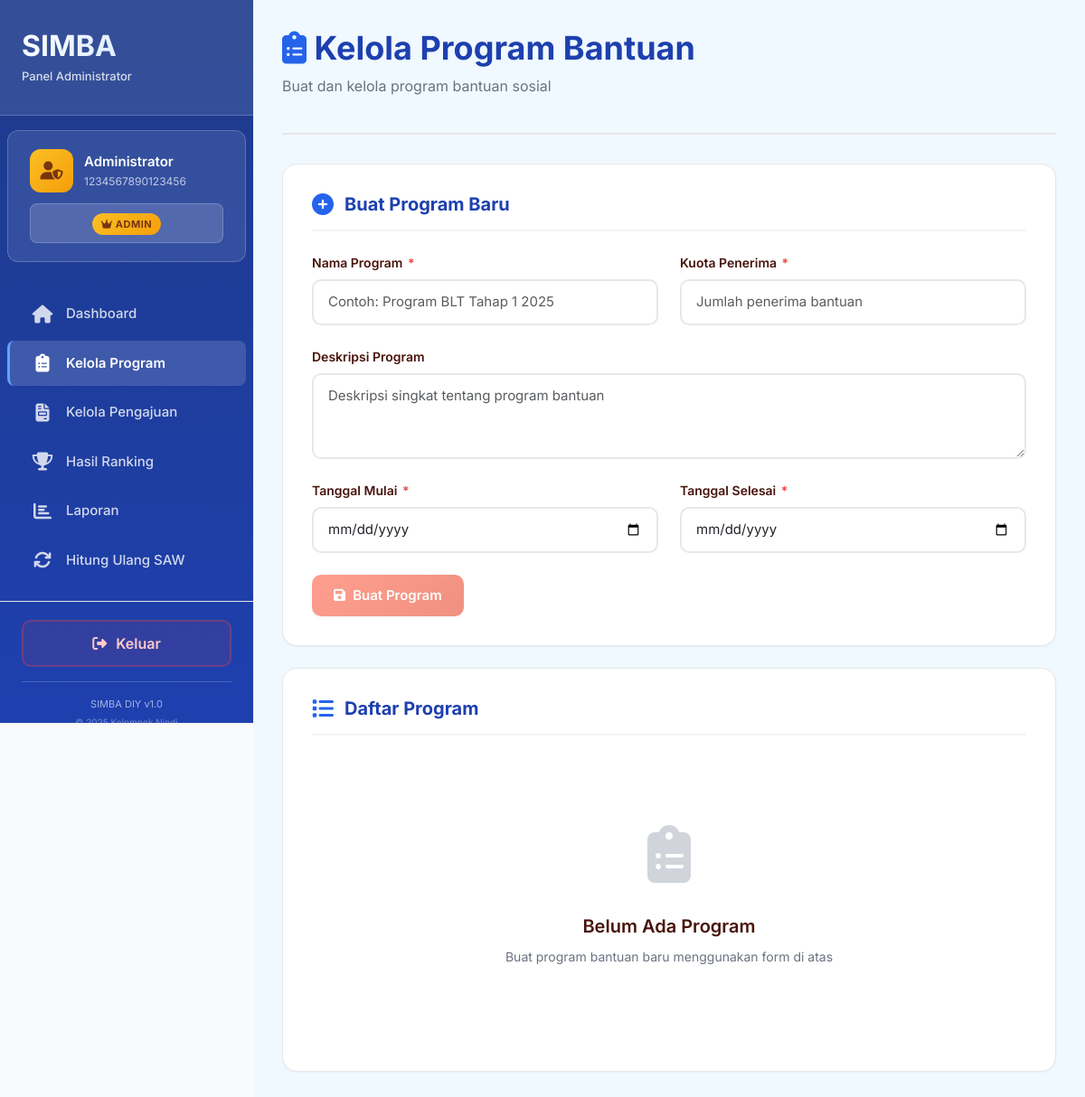
The app's page /admin/manage_programs.php (signed in), older data.
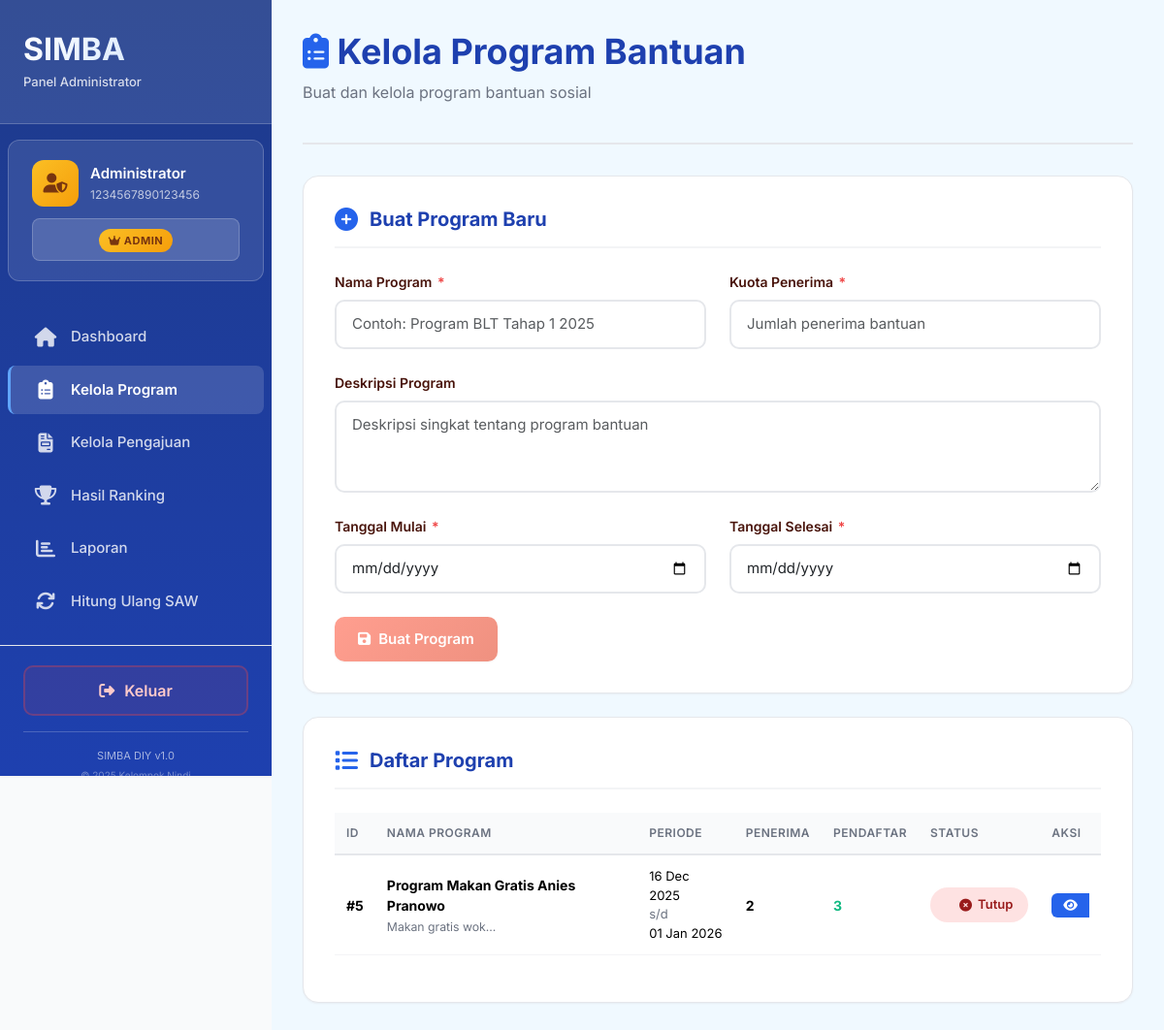
The same page, newer data.
### tables this page shows
CREATE TABLE `program_bantuan` (
  `id` int(11) NOT NULL,
  `nama_program` varchar(255) NOT NULL COMMENT 'Nama program bantuan',
  `deskripsi` text DEFAULT NULL COMMENT 'Deskripsi program',
  `kuota` int(11) NOT NULL COMMENT 'Jumlah penerima',
  `tanggal_mulai` date NOT NULL COMMENT 'Tanggal mulai program',
  `tanggal_selesai` date NOT NULL COMMENT 'Tanggal selesai program',
  `status` enum('Aktif','Tutup') NOT NULL DEFAULT 'Aktif' COMMENT 'Status program',
  `created_at` timestamp NOT NULL DEFAULT current_timestamp(),
  `updated_at` timestamp NOT NULL DEFAULT current_timestamp() ON UPDATE current_timestamp()
);

### functions/program.php (called while the page is built, shortened)
<?php
function getAllPrograms($status = null)
{
    $connection = getConnection();
    $query = "SELECT * FROM program_bantuan";
    $query .= " ORDER BY tanggal_mulai DESC";
    $result = $connection->query($query);
    return $result->fetch_all(MYSQLI_ASSOC);
}
function getProgramStats($id_program)
{
    $connection = getConnection();
    $stats = [];
    $result = $connection->query("SELECT COUNT(*) as total FROM pengajuan WHERE id_program = " . intval($id_program));
    $stats['total_pengajuan'] = $result->fetch_assoc()['total'];
    $result = $connection->query("SELECT COUNT(*) as total FROM pengajuan WHERE id_program = " . intval($id_program) . " AND status = 'Menunggu Verifikasi'");
    $stats['menunggu'] = $result->fetch_assoc()['total'];
    $result = $connection->query("SELECT COUNT(*) as total FROM pengajuan WHERE id_program = " . intval($id_program) . " AND status = 'Sedang Diverifikasi'");
    $stats['diverifikasi'] = $result->fetch_assoc()['total'];
    $result = $connection->query("SELECT COUNT(*) as total FROM pengajuan WHERE id_program = " . intval($id_program) . " AND status = 'Terverifikasi'");
    $stats['terverifikasi'] = $result->fetch_assoc()['total'];
    $result = $connection->query("SELECT COUNT(*) as total FROM pengajuan WHERE id_program = " . intval($id_program) . " AND status = 'Ditolak'");
    $stats['ditolak'] = $result->fetch_assoc()['total'];
    return $stats;
}

### admin/manage_programs.php (the view, shortened to what the changed rows need)
<?php
require_once(__DIR__ . "/../functions/program.php");
$programs = getAllPrograms();
?>
<!DOCTYPE html>
<html lang="id">
<head>
    <link rel="stylesheet" href="https://cdnjs.cloudflare.com/ajax/libs/font-awesome/6.5.2/css/all.min.css">
    <link href="https://cdn.jsdelivr.net/npm/bootstrap@5.3.5/dist/css/bootstrap.min.css" rel="stylesheet">
    <link rel="stylesheet" href="../css/style.css">
</head>
<body>
    <div class="dashboard-wrapper">
        <?php include('../templates/admin_sidebar.php'); ?>
        <div class="main-content" style="background-color: #f0f9ff;">
            <div class="page-header">
                <h1 class="page-title" style="color: #1e40af;">
                    <i class="fas fa-clipboard-list" style="color: #2563eb;"></i> Kelola Program Bantuan
                </h1>
            </div>
            <div class="form-card">
                <h2 class="form-section-title" style="color: #1e40af;">
                    <i class="fas fa-plus-circle" style="color: #2563eb;"></i> Buat Program Baru
                </h2>
            </div>
            <div class="form-card">
                <h2 class="form-section-title" style="color: #1e40af;">
                    <i class="fas fa-list" style="color: #2563eb;"></i> Daftar Program
                </h2>
                <?php if (empty($programs)): ?>
                    <div class="empty-state">
                        <div class="empty-state-icon">
                            <i class="fas fa-clipboard-list"></i>
                        </div>
                        <div class="empty-state-title">Belum Ada Program</div>
                        <div class="empty-state-description">Buat program bantuan baru menggunakan form di atas</div>
                    </div>
                <?php else: ?>
                    <div class="table-responsive">
                        <table class="table">
                            <thead>
                                <tr>
                                    <th>ID</th>
                                    <th>Nama Program</th>
                                    <th>Periode</th>
                                    <th>Penerima</th>
                                    <th>Pendaftar</th>
                                    <th>Status</th>
                                    <th>Aksi</th>
                                </tr>
                            </thead>
                            <tbody>
                                <?php foreach ($programs as $program):
                                    $programStats = getProgramStats($program['id']);
                                ?>
                                    <tr>
                                        <td><strong>#<?php echo $program['id']; ?></strong></td>
                                        <td>
                                            <strong><?php echo htmlspecialchars($program['nama_program']); ?></strong>
                                            <?php if ($program['deskripsi']): ?>
                                                <br><small style="color: #6b7280;"><?php echo htmlspecialchars(substr($program['deskripsi'], 0, 50)); ?>...</small>
                                            <?php endif; ?>
                                        </td>
                                        <td>
                                            <div style="font-size: 13px;">
                                                <div><?php echo date('d M Y', strtotime($program['tanggal_mulai'])); ?></div>
                                                <div style="color: #6b7280;">s/d</div>
                                                <div><?php echo date('d M Y', strtotime($program['tanggal_selesai'])); ?></div>
                                            </div>
                                        </td>
                                        <td><strong><?php echo $program['kuota']; ?></strong></td>
                                        <td>
                                            <strong style="color: #10b981;"><?php echo $programStats['terverifikasi']; ?></strong>
                                        </td>
                                        <td>
                                            <?php if ($program['status'] == 'Aktif'): ?>
                                                <span class="status-badge" style="background-color: #d1fae5; color: #065f46;">
                                                    <i class="fas fa-check-circle"></i> Aktif
                                                </span>
                                            <?php else: ?>
                                                <span class="status-badge" style="background-color: #fee2e2; color: #991b1b;">
                                                    <i class="fas fa-times-circle"></i> Tutup
                                                </span>
                                            <?php endif; ?>
                                        </td>
                                        <td>
                                            <div class="btn-group">
                                                <button class="btn btn-sm" style="background-color: #2563eb; color: white; padding: 6px 12px; border-radius: 6px 0 0 6px; font-size: 13px;"
                                                    onclick="viewProgram(<?php echo $program['id']; ?>)">
                                                    <i class="fas fa-eye"></i>
                                                </button>
                                            </div>
                                        </td>
                                    </tr>
                                <?php endforeach; ?>
                            </tbody>
                        </table>
                    </div>
                <?php endif; ?>
            </div>
        </div>
    </div>
</body>
</html>

Row changes from the older to the newer data that the page shows:
added program_bantuan: id "5", nama_program "Program Makan Gratis Anies Pranowo", deskripsi "Makan gratis wok", tanggal_mulai "16 Dec 2025", tanggal_selesai "01 Jan 2026", kuota "2", terverifikasi "3", status "Tutup" (drawn)
Text that changed along with them:
text no longer shown: "Belum Ada Program Buat program bantuan baru menggunakan form di atas"
text now shown: "ID NAMA PROGRAM PERIODE PENERIMA PENDAFTAR STATUS AKSI"
